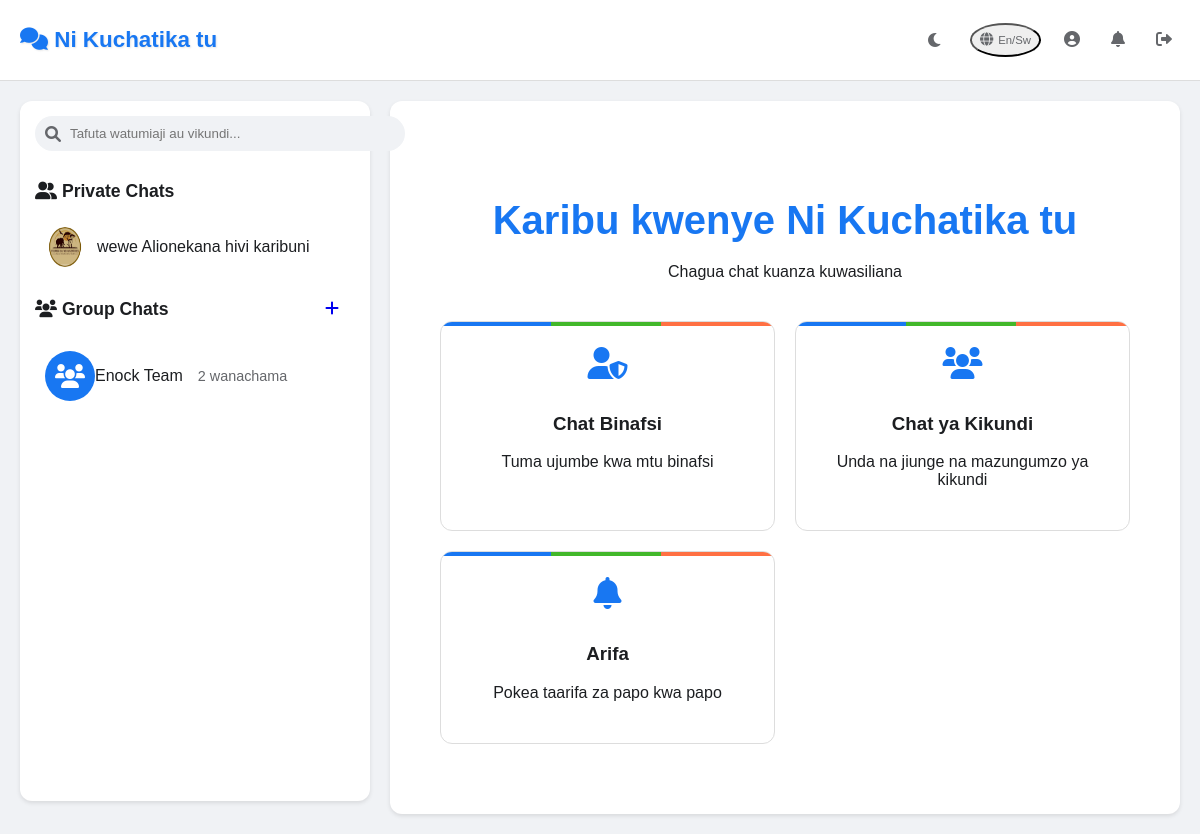
The page /chat/dashboard (signed in) on the database as committed earlier.
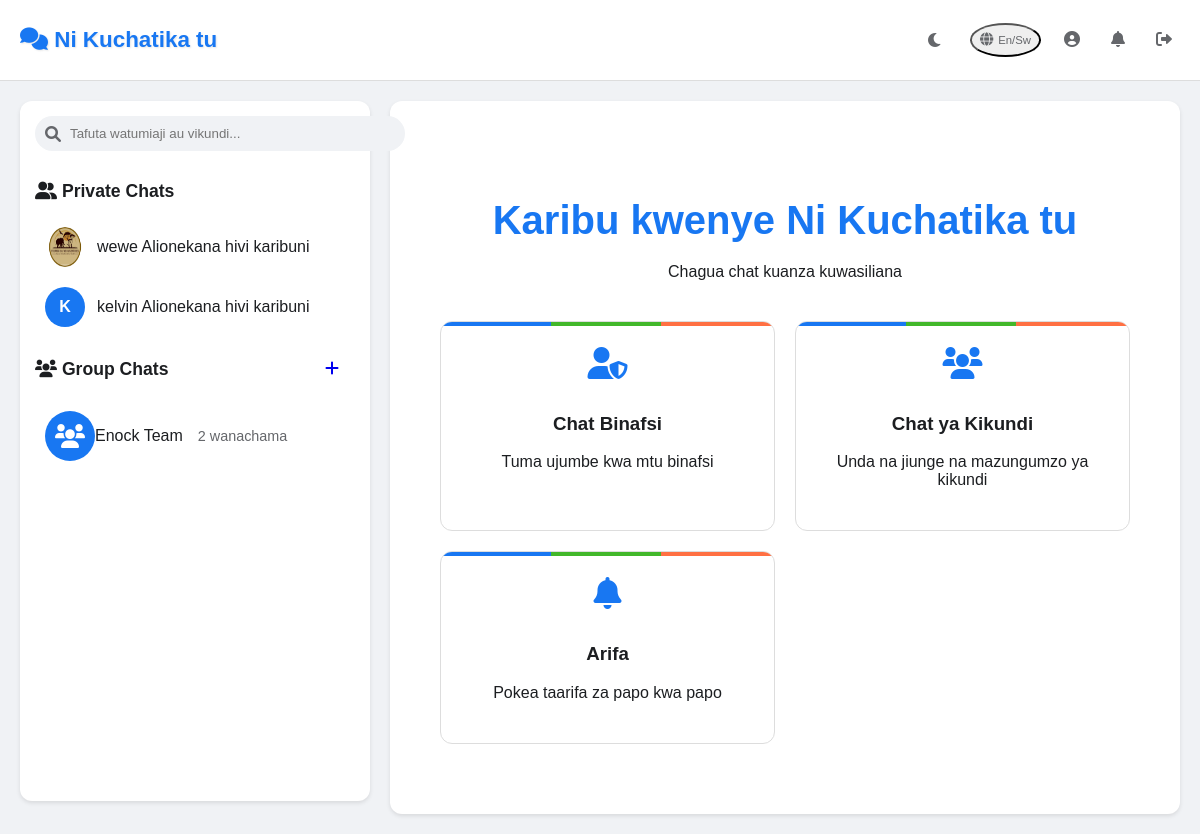
The same page on the database as committed later.
### models.py (models this page shows)
class User(UserMixin, db.Model):
    id = db.Column(db.Integer, primary_key=True)
    username = db.Column(db.String(80), unique=True, nullable=False)
    email = db.Column(db.String(120), unique=True, nullable=False)
    password = db.Column(db.String(200), nullable=False)
    bio = db.Column(db.String(500))
    avatar_url = db.Column(db.String(200))
    is_admin = db.Column(db.Boolean, default=False)
    created_at = db.Column(db.DateTime, default=datetime.utcnow)
    groups = db.relationship('GroupChat', secondary='group_member',
                           backref=db.backref('user_members', lazy='dynamic'))

class GroupChat(db.Model):
    id = db.Column(db.Integer, primary_key=True)
    name = db.Column(db.String(50), nullable=False)
    description = db.Column(db.String(200))
    admin_id = db.Column(db.Integer, db.ForeignKey('user.id', name='fk_group_admin'), nullable=False)
    created_at = db.Column(db.DateTime, default=datetime.utcnow)
    members = db.relationship('GroupMember', backref='group', lazy=True)
    messages = db.relationship('GroupMessage', backref='group', lazy=True)
    admin = db.relationship('User', foreign_keys=[admin_id], backref='administered_groups')

### app.py (the view)
@app.route('/chat/dashboard')
@login_required
def chat_dashboard():
    users = User.query.filter(User.id != current_user.id).all()
    groups = GroupChat.query.join(GroupMember).filter(GroupMember.user_id == current_user.id).all()
    notifications = Notification.query.filter_by(user_id=current_user.id, is_read=False).all()
    return render_template('chat_dashboard.html', users=users, groups=groups, notifications=notifications)

### app.py (called while the page is built)
@login_manager.user_loader
def load_user(user_id):
    return User.query.get(int(user_id))

@app.context_processor
def inject_notifications():
    if current_user.is_authenticated:
        notifications = Notification.query.filter_by(
            user_id=current_user.id,
            is_read=False
        ).all()
        return {'notifications': notifications}
    return {'notifications': []}

### templates/chat_dashboard.html (shortened to what this page needs)
{% extends "base.html" %}
{% block nav_items %}
<a href="{{ url_for('profile') }}" class="nav-link">
    {% if current_user.avatar_url %}
        <img src="{{ url_for('static', filename=current_user.avatar_url) }}" alt="Profile" class="nav-avatar">
    {% else %}
        <i class="fas fa-user-circle"></i>
    {% endif %}
</a>
<a href="{{ url_for('notifications') }}" class="nav-link notifications">
    <i class="fas fa-bell"></i>
</a>
<a href="{{ url_for('logout') }}" class="nav-link">
    <i class="fas fa-sign-out-alt"></i>
</a>
{% endblock %}
{% block content %}
<div class="dashboard-container">
    <div class="sidebar">
        <div class="search-box">
            <i class="fas fa-search"></i>
            <input type="text" id="searchInput" data-translate="search" placeholder="Tafuta watumiaji au vikundi...">
        </div>
        <div class="chat-sections">
            <div class="section-header">
                <h3><i class="fas fa-user-friends"></i> Private Chats</h3>
            </div>
            <ul class="user-list" id="userList">
                {% for user in users %}
                <li>
                    <a href="{{ url_for('private_chat', user_id=user.id) }}" class="user-item">
                        {% if user.avatar_url %}
                            <img src="{{ url_for('static', filename=user.avatar_url) }}" alt="{{ user.username }}" class="chat-avatar">
                        {% else %}
                            <div class="chat-avatar-placeholder">{{ user.username[0].upper() }}</div>
                        {% endif %}
                        <div class="user-info">
                            <span class="username">{{ user.username }}</span>
                            <span class="last-seen" data-translate="lastSeen">Alionekana hivi karibuni</span>
                        </div>
                    </a>
                </li>
                {% endfor %}
            </ul>
            <div class="section-header">
                <h3><i class="fas fa-users"></i> Group Chats</h3>
                <a href="{{ url_for('create_group') }}" class="btn btn-create-group">
                    <i class="fas fa-plus"></i>
                </a>
            </div>
            <ul class="group-list">
                {% for group in groups %}
                <li>
                    <a href="{{ url_for('group_chat', group_id=group.id) }}" class="group-item">
                        <div class="group-avatar">
                            <i class="fas fa-users"></i>
                        </div>
                        <div class="group-info">
                            <span class="group-name">{{ group.name }}</span>
                            <span class="member-count">{{ group.members|length }} <span data-translate="members">wanachama</span></span>
                        </div>
                    </a>
                </li>
                {% endfor %}
            </ul>
        </div>
    </div>
    <div class="main-content">
        <div class="welcome-section">
            <h1 data-translate="welcome">Karibu kwenye Ni Kuchatika tu</h1>
            <p data-translate="selectChat">Chagua chat kuanza kuwasiliana</p>
            <div class="features">
                <div class="feature-card">
                    <i class="fas fa-user-shield"></i>
                    <h3 data-translate="privateChat">Chat Binafsi</h3>
                    <p data-translate="privateDesc">Tuma ujumbe kwa mtu binafsi</p>
                </div>
                <div class="feature-card">
                    <i class="fas fa-users"></i>
                    <h3 data-translate="groupChat">Chat ya Kikundi</h3>
                    <p data-translate="groupDesc">Unda na jiunge na mazungumzo ya kikundi</p>
                </div>
                <div class="feature-card">
                    <i class="fas fa-bell"></i>
                    <h3 data-translate="notifications">Arifa</h3>
                    <p data-translate="notifDesc">Pokea taarifa za papo kwa papo</p>
                </div>
            </div>
        </div>
    </div>
</div>
{% endblock %}

Rows that differ between the two databases and show on the page:
added User: username "K", username "kelvin"
